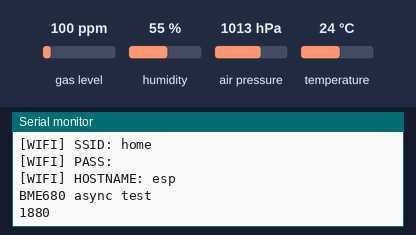
Simulated run of this sketch. Board: ESP32. Parts: the last lines printed to the serial monitor. The test bench sets the inputs (shaded band); at power-on: gas level 100 ppm, humidity 55 %, air pressure 1013 hPa, temperature 24 °C. WiFi joins after 1.5 s; servers stay silent unless stated; storage starts empty; random numbers use the default seed unless the sketch sets one; no MQTT or app messages arrive unless stated.

Above: at 2.7 s.
2.8 s: gas level set to 20 ppm
At 11.76 s:
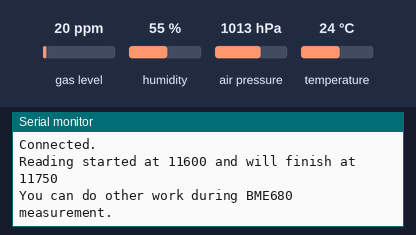
17.9 s: humidity set to 22 %
At 22.2 s:
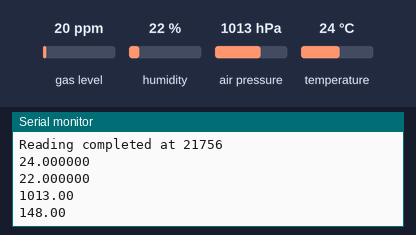
33.0 s: air pressure set to 952 hPa
At 42.2 s:
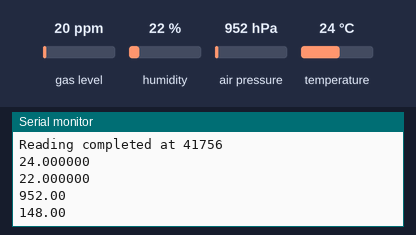
48.1 s: temperature set to 12 °C
At 51.71 s:
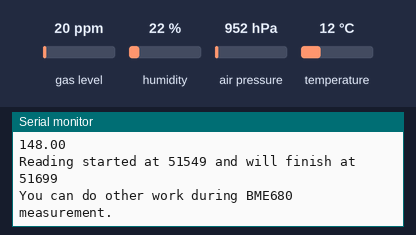
Timing chart, 0 to 53.2 s (numbered marks = the images above; inputs shaded):
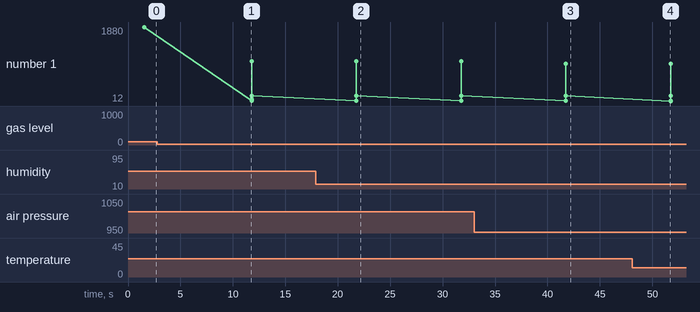

Measured:
- after the input at 17.9 s, the serial monitor: prints a new line after 3.9 s (image 2)
- after the input at 33.0 s, the serial monitor: prints a new line after 8.8 s (image 3)
- plotted number 1: 1880 → 148 after the input at 2.8 s

The sketch:

esp32_bme680.ino
```cpp
#include <FS.h>                   //this needs to be first, or it all crashes and burns...
#include <SimpleTimer.h>          //https://github.com/jfturcot/SimpleTimer
#include <WiFiManager.h>          //https://github.com/tzapu/WiFiManager
#include <PubSubClient.h>
#include <Wire.h>
#include <SPI.h>
#include <Adafruit_Sensor.h>
#include "Adafruit_BME680.h"
#include <SPIFFS.h>
#include <ArduinoJson.h>          //https://github.com/bblanchon/ArduinoJson

//define your default values here, if there are different values in config.json, they are overwritten.
char mqtt_server[40];
char mqtt_port[6] = "1880";
char mqtt_topic[20] = "splitech";

//flag for saving data
bool shouldSaveConfig = true;

//callback notifying us of the need to save config
void saveConfigCallback () {
  Serial.println("Should save config");
  shouldSaveConfig = true;
}


//WiFiManager
WiFiManager wifiManager;

#define SEALEVELPRESSURE_HPA (1013.25)

Adafruit_BME680 bme; // I2C
//Adafruit_BME680 bme(BME_CS); // hardware SPI
//Adafruit_BME680 bme(BME_CS, BME_MOSI, BME_MISO, BME_SCK);

SimpleTimer timer;

long last_time = millis();
// MQTT client
WiFiClient wifiClient;
PubSubClient mqttClient(wifiClient);


void setupMQTT(char *mqttServer, int mqttPort) {
  mqttClient.setServer(mqttServer, mqttPort);
  // set the callback function
  mqttClient.setCallback(callback);
}

void callback(char* topic, byte* payload, unsigned int length) {
  Serial.print("Callback - ");
  Serial.print("Message:");
  for (int i = 0; i < length; i++) {
    Serial.print((char)payload[i]);
  }
}

void reconnect() {
  Serial.println("Connecting to MQTT Broker...");

  while (!mqttClient.connected()) {
      Serial.println("Reconnecting to MQTT Broker..");
      String clientId = "ESP32Client-";
      clientId += String(random(0xffff), HEX);

      if (mqttClient.connect(clientId.c_str())) {
        Serial.println("Connected.");
        // subscribe to topic
        //mqttClient.subscribe("a427/swa/#");
      }

  }
}

void bme680mqtt()
{

  if (!mqttClient.connected())
    reconnect();
  mqttClient.loop();
    // Send data
  // Tell BME680 to begin measurement.
  unsigned long endTime = bme.beginReading();
  if (endTime == 0) {
    Serial.println(F("Failed to begin reading :("));
    return;
  }
  Serial.print(F("Reading started at "));
  Serial.print(millis());
  Serial.print(F(" and will finish at "));
  Serial.println(endTime);

  Serial.println(F("You can do other work during BME680 measurement."));
  delay(50); // This represents parallel work.
  // There's no need to delay() until millis() >= endTime: bme.endReading()
  // takes care of that. It's okay for parallel work to take longer than
  // BME680's measurement time.

  // Obtain measurement results from BME680. Note that this operation isn't
  // instantaneous even if milli() >= endTime due to I2C/SPI latency.
  if (!bme.endReading()) {
    Serial.println(F("Failed to complete reading :("));
    return;
  }
  Serial.print(F("Reading completed at "));
  Serial.println(millis());
  char data[16];
  float temp = bme.temperature;
  float hum = bme.humidity;
  float pres = bme.pressure / 100;
  float gas = bme.gas_resistance / 1000.0;

  char topic_temp[24];
  strcpy(topic_temp, mqtt_topic);
  strcat(topic_temp, "/temperature");
  sprintf(data, "%f", temp);
  Serial.println(data);
  mqttClient.publish(topic_temp, data);

  char topic_hum[24];
  strcpy(topic_hum, mqtt_topic);
  strcat(topic_hum, "/humidity");
  sprintf(data, "%f", hum);
  Serial.println(data);
  mqttClient.publish(topic_hum, data);

  char topic_pres[24];
  strcpy(topic_pres, mqtt_topic);
  strcat(topic_pres, "/pressure");
  sprintf(data, "%f", pres);
  Serial.println(pres);
  mqttClient.publish(topic_pres, data);

  char topic_gas[24];
  strcpy(topic_gas, mqtt_topic);
  strcat(topic_gas, "/gas");
  sprintf(data, "%f", gas);
  Serial.println(gas);
  mqttClient.publish(topic_gas, data);

}


void setup() {
  // put your setup code here, to run once:
  Serial.begin(115200);
  Serial.println();

  //clean FS, for testing
  //SPIFFS.format();

  //read configuration from FS json
  Serial.println("mounting FS...");

  if (SPIFFS.begin(true)) {
    Serial.println("mounted file system");
    if (SPIFFS.exists("/config.json")) {
      //file exists, reading and loading
      Serial.println("reading config file");
      File configFile = SPIFFS.open("/config.json", "r");
      if (configFile) {
        Serial.println("opened config file");
        size_t size = configFile.size();
        // Allocate a buffer to store contents of the file.
        std::unique_ptr<char[]> buf(new char[size]);

        configFile.readBytes(buf.get(), size);

  #if defined(ARDUINOJSON_VERSION_MAJOR) && ARDUINOJSON_VERSION_MAJOR >= 6
        DynamicJsonDocument json(1024);
        auto deserializeError = deserializeJson(json, buf.get());
        serializeJson(json, Serial);
        if ( ! deserializeError ) {
  #else
        DynamicJsonBuffer jsonBuffer;
        JsonObject& json = jsonBuffer.parseObject(buf.get());
        json.printTo(Serial);
        if (json.success()) {
  #endif
          Serial.println("\nparsed json");
          strcpy(mqtt_server, json["mqtt_server"]);
          strcpy(mqtt_port, json["mqtt_port"]);
          strcpy(mqtt_topic, json["mqtt_topic"]);
        } else {
          Serial.println("failed to load json config");
        }
        configFile.close();
      }
    }
  } else {
    Serial.println("failed to mount FS");
  }
  //end read

  WiFiManagerParameter custom_mqtt_server("server", "mqtt server", mqtt_server, 40);
  WiFiManagerParameter custom_mqtt_port("port", "mqtt port", mqtt_port, 6);
  WiFiManagerParameter custom_mqtt_topic("topic", "mqtt topic", mqtt_topic, 20);

  //set config save notify callback
  wifiManager.setSaveConfigCallback(saveConfigCallback);

  //add all your parameters here
  wifiManager.addParameter(&custom_mqtt_server);
  wifiManager.addParameter(&custom_mqtt_port);
  wifiManager.addParameter(&custom_mqtt_topic);

  wifiManager.setBreakAfterConfig(true);

  //sets timeout until configuration portal gets turned off
  //useful to make it all retry or go to sleep
  //in seconds
  wifiManager.setTimeout(120);
  wifiManager.startConfigPortal("SpliTechAP", "splitech2023");

  //fetches ssid and pass and tries to connect
  //if it does not connect it starts an access point with the specified name
  //here  "SpliTechAP"
  //and goes into a blocking loop awaiting configuration
  if (!wifiManager.autoConnect("SpliTechAP", "splitech2023")) {
    Serial.println("failed to connect and hit timeout");
    delay(3000);
    //reset and try again, or maybe put it to deep sleep
    ESP.restart();
    delay(5000);
  }

  //if you get here you have connected to the WiFi
  Serial.println("connected...yeey :)");

  //read updated parameters
  strcpy(mqtt_server, custom_mqtt_server.getValue());
  strcpy(mqtt_port, custom_mqtt_port.getValue());
  strcpy(mqtt_topic, custom_mqtt_topic.getValue());
  Serial.println("The values in the file are: ");
  Serial.println("\tmqtt_server : " + String(mqtt_server));
  Serial.println("\tmqtt_port : " + String(mqtt_port));
  Serial.println("\tmqtt_topic : " + String(mqtt_topic));

  //save the custom parameters to FS
  if (shouldSaveConfig) {
    Serial.println("saving config");
 #if defined(ARDUINOJSON_VERSION_MAJOR) && ARDUINOJSON_VERSION_MAJOR >= 6
    DynamicJsonDocument json(1024);
#else
    DynamicJsonBuffer jsonBuffer;
    JsonObject& json = jsonBuffer.createObject();
#endif
    json["mqtt_server"] = mqtt_server;
    json["mqtt_port"] = mqtt_port;
    json["mqtt_topic"] = mqtt_topic;

    File configFile = SPIFFS.open("/config.json", "w");
    if (!configFile) {
      Serial.println("failed to open config file for writing");
    }

#if defined(ARDUINOJSON_VERSION_MAJOR) && ARDUINOJSON_VERSION_MAJOR >= 6
    serializeJson(json, Serial);
    serializeJson(json, configFile);
#else
    json.printTo(Serial);
    json.printTo(configFile);
#endif
    configFile.close();
    //end save
  }

  wifiInfo();

  Serial.println(F("BME680 async test"));

  if (!bme.begin()) {
    Serial.println(F("Could not find a valid BME680 sensor, check wiring!"));
    while (1);
  }

  // Set up oversampling and filter initialization
  bme.setTemperatureOversampling(BME680_OS_8X);
  bme.setHumidityOversampling(BME680_OS_2X);
  bme.setPressureOversampling(BME680_OS_4X);
  bme.setIIRFilterSize(BME680_FILTER_SIZE_3);
  bme.setGasHeater(320, 150); // 320*C for 150 ms

  int mqttPort = 0;
  sscanf(mqtt_port, "%d", &mqttPort);
  Serial.println(mqttPort);
  Serial.println(mqtt_server);

  setupMQTT(mqtt_server, mqttPort);
  timer.setInterval(10000, bme680mqtt);

}

void wifiInfo(){
  // can contain gargbage on esp32 if wifi is not ready yet
  Serial.println("[WIFI] WIFI INFO DEBUG");
  // WiFi.printDiag(Serial);
  Serial.println("[WIFI] SAVED: " + (String)(wifiManager.getWiFiIsSaved() ? "YES" : "NO"));
  Serial.println("[WIFI] SSID: " + (String)wifiManager.getWiFiSSID());
  Serial.println("[WIFI] PASS: " + (String)wifiManager.getWiFiPass());
  Serial.println("[WIFI] HOSTNAME: " + (String)WiFi.getHostname());
}

void loop() {

  timer.run();
}
```
